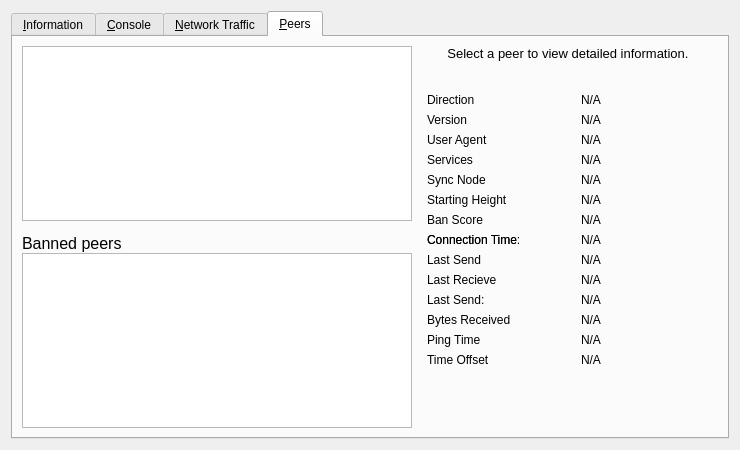
<?xml version="1.0" encoding="UTF-8"?>
<ui version="4.0">
 <class>RPCConsole</class>
 <widget class="QWidget" name="RPCConsole">
  <property name="geometry">
   <rect>
    <x>0</x>
    <y>0</y>
    <width>740</width>
    <height>450</height>
   </rect>
  </property>
  <property name="windowTitle">
   <string>Seedcoin - Debug window</string>
  </property>
  <layout class="QVBoxLayout" name="verticalLayout_2">
   <item>
    <widget class="QTabWidget" name="tabWidget">
     <property name="currentIndex">
      <number>3</number>
     </property>
     <widget class="QWidget" name="tab_info">
      <attribute name="title">
       <string>&amp;Information</string>
      </attribute>
      <layout class="QFormLayout" name="formLayout">
       <item row="0" column="0">
        <widget class="QLabel" name="label_9">
         <property name="font">
          <font>
           <weight>75</weight>
           <bold>true</bold>
          </font>
         </property>
         <property name="text">
          <string>Seedcoin Core</string>
         </property>
        </widget>
       </item>
       <item row="1" column="0">
        <widget class="QLabel" name="label_5">
         <property name="text">
          <string>Client name</string>
         </property>
        </widget>
       </item>
       <item row="1" column="1">
        <widget class="QLabel" name="clientName">
         <property name="cursor">
          <cursorShape>IBeamCursor</cursorShape>
         </property>
         <property name="text">
          <string>N/A</string>
         </property>
         <property name="textFormat">
          <enum>Qt::PlainText</enum>
         </property>
         <property name="textInteractionFlags">
          <set>Qt::LinksAccessibleByMouse|Qt::TextSelectableByKeyboard|Qt::TextSelectableByMouse</set>
         </property>
        </widget>
       </item>
       <item row="2" column="0">
        <widget class="QLabel" name="label_6">
         <property name="text">
          <string>Client version</string>
         </property>
        </widget>
       </item>
       <item row="2" column="1">
        <widget class="QLabel" name="clientVersion">
         <property name="cursor">
          <cursorShape>IBeamCursor</cursorShape>
         </property>
         <property name="text">
          <string>N/A</string>
         </property>
         <property name="textFormat">
          <enum>Qt::PlainText</enum>
         </property>
         <property name="textInteractionFlags">
          <set>Qt::LinksAccessibleByMouse|Qt::TextSelectableByKeyboard|Qt::TextSelectableByMouse</set>
         </property>
        </widget>
       </item>
       <item row="3" column="0">
        <widget class="QLabel" name="label_14">
         <property name="text">
          <string>Using OpenSSL version</string>
         </property>
         <property name="indent">
          <number>10</number>
         </property>
        </widget>
       </item>
       <item row="3" column="1">
        <widget class="QLabel" name="openSSLVersion">
         <property name="cursor">
          <cursorShape>IBeamCursor</cursorShape>
         </property>
         <property name="text">
          <string>N/A</string>
         </property>
         <property name="textFormat">
          <enum>Qt::PlainText</enum>
         </property>
         <property name="textInteractionFlags">
          <set>Qt::LinksAccessibleByMouse|Qt::TextSelectableByKeyboard|Qt::TextSelectableByMouse</set>
         </property>
        </widget>
       </item>
       <item row="4" column="0">
        <widget class="QLabel" name="label_12">
         <property name="text">
          <string>Build date</string>
         </property>
        </widget>
       </item>
       <item row="4" column="1">
        <widget class="QLabel" name="buildDate">
         <property name="cursor">
          <cursorShape>IBeamCursor</cursorShape>
         </property>
         <property name="text">
          <string>N/A</string>
         </property>
         <property name="textFormat">
          <enum>Qt::PlainText</enum>
         </property>
         <property name="textInteractionFlags">
          <set>Qt::LinksAccessibleByMouse|Qt::TextSelectableByKeyboard|Qt::TextSelectableByMouse</set>
         </property>
        </widget>
       </item>
       <item row="5" column="0">
        <widget class="QLabel" name="label_13">
         <property name="text">
          <string>Startup time</string>
         </property>
        </widget>
       </item>
       <item row="5" column="1">
        <widget class="QLabel" name="startupTime">
         <property name="cursor">
          <cursorShape>IBeamCursor</cursorShape>
         </property>
         <property name="text">
          <string>N/A</string>
         </property>
         <property name="textFormat">
          <enum>Qt::PlainText</enum>
         </property>
         <property name="textInteractionFlags">
          <set>Qt::LinksAccessibleByMouse|Qt::TextSelectableByKeyboard|Qt::TextSelectableByMouse</set>
         </property>
        </widget>
       </item>
       <item row="6" column="0">
        <widget class="QLabel" name="label_11">
         <property name="font">
          <font>
           <weight>75</weight>
           <bold>true</bold>
          </font>
         </property>
         <property name="text">
          <string>Network</string>
         </property>
        </widget>
       </item>
       <item row="7" column="0">
        <widget class="QLabel" name="label_7">
         <property name="text">
          <string>Number of connections</string>
         </property>
        </widget>
       </item>
       <item row="7" column="1">
        <widget class="QLabel" name="numberOfConnections">
         <property name="cursor">
          <cursorShape>IBeamCursor</cursorShape>
         </property>
         <property name="text">
          <string>N/A</string>
         </property>
         <property name="textFormat">
          <enum>Qt::PlainText</enum>
         </property>
         <property name="textInteractionFlags">
          <set>Qt::LinksAccessibleByMouse|Qt::TextSelectableByKeyboard|Qt::TextSelectableByMouse</set>
         </property>
        </widget>
       </item>
       <item row="8" column="0">
        <widget class="QLabel" name="label_15">
         <property name="text">
          <string>Number of masternodes</string>
         </property>
        </widget>
       </item>
       <item row="8" column="1">
        <widget class="QLabel" name="masternodeCount">
         <property name="cursor">
          <cursorShape>IBeamCursor</cursorShape>
         </property>
         <property name="text">
          <string>N/A</string>
         </property>
         <property name="textFormat">
          <enum>Qt::PlainText</enum>
         </property>
         <property name="textInteractionFlags">
          <set>Qt::LinksAccessibleByMouse|Qt::TextSelectableByKeyboard|Qt::TextSelectableByMouse</set>
         </property>
        </widget>
       </item>
       <item row="9" column="0">
        <widget class="QLabel" name="label_8">
         <property name="text">
          <string>On testnet</string>
         </property>
        </widget>
       </item>
       <item row="9" column="1">
        <widget class="QCheckBox" name="isTestNet">
         <property name="enabled">
          <bool>false</bool>
         </property>
         <property name="text">
          <string/>
         </property>
        </widget>
       </item>
       <item row="10" column="0">
        <widget class="QLabel" name="label_10">
         <property name="font">
          <font>
           <weight>75</weight>
           <bold>true</bold>
          </font>
         </property>
         <property name="text">
          <string>Block chain</string>
         </property>
        </widget>
       </item>
       <item row="11" column="0">
        <widget class="QLabel" name="label_3">
         <property name="text">
          <string>Current number of blocks</string>
         </property>
        </widget>
       </item>
       <item row="11" column="1">
        <widget class="QLabel" name="numberOfBlocks">
         <property name="cursor">
          <cursorShape>IBeamCursor</cursorShape>
         </property>
         <property name="text">
          <string>N/A</string>
         </property>
         <property name="textFormat">
          <enum>Qt::PlainText</enum>
         </property>
         <property name="textInteractionFlags">
          <set>Qt::LinksAccessibleByMouse|Qt::TextSelectableByKeyboard|Qt::TextSelectableByMouse</set>
         </property>
        </widget>
       </item>
       <item row="12" column="0">
        <widget class="QLabel" name="label_2">
         <property name="text">
          <string>Last block time</string>
         </property>
        </widget>
       </item>
       <item row="12" column="1">
        <widget class="QLabel" name="lastBlockTime">
         <property name="cursor">
          <cursorShape>IBeamCursor</cursorShape>
         </property>
         <property name="text">
          <string>N/A</string>
         </property>
         <property name="textFormat">
          <enum>Qt::PlainText</enum>
         </property>
         <property name="textInteractionFlags">
          <set>Qt::LinksAccessibleByMouse|Qt::TextSelectableByKeyboard|Qt::TextSelectableByMouse</set>
         </property>
        </widget>
       </item>
       <item row="13" column="0">
        <spacer name="verticalSpacer_2">
         <property name="orientation">
          <enum>Qt::Vertical</enum>
         </property>
         <property name="sizeHint" stdset="0">
          <size>
           <width>20</width>
           <height>10</height>
          </size>
         </property>
        </spacer>
       </item>
       <item row="14" column="0">
        <widget class="QLabel" name="labelDebugLogfile">
         <property name="font">
          <font>
           <weight>75</weight>
           <bold>true</bold>
          </font>
         </property>
         <property name="text">
          <string>Debug log file</string>
         </property>
        </widget>
       </item>
       <item row="15" column="0">
        <widget class="QPushButton" name="openDebugLogfileButton">
         <property name="toolTip">
          <string>Open the Seedcoin debug log file from the current data directory. This can take a few seconds for large log files.</string>
         </property>
         <property name="text">
          <string>&amp;Open</string>
         </property>
         <property name="autoDefault">
          <bool>false</bool>
         </property>
        </widget>
       </item>
       <item row="16" column="0">
        <widget class="QLabel" name="labelCLOptions">
         <property name="font">
          <font>
           <weight>75</weight>
           <bold>true</bold>
          </font>
         </property>
         <property name="text">
          <string>Command-line options</string>
         </property>
        </widget>
       </item>
       <item row="17" column="0">
        <widget class="QPushButton" name="showCLOptionsButton">
         <property name="toolTip">
          <string>Show the Seedcoin-Qt help message to get a list with possible Seedcoin command-line options.</string>
         </property>
         <property name="text">
          <string>&amp;Show</string>
         </property>
         <property name="autoDefault">
          <bool>false</bool>
         </property>
        </widget>
       </item>
       <item row="18" column="0">
        <spacer name="verticalSpacer">
         <property name="orientation">
          <enum>Qt::Vertical</enum>
         </property>
         <property name="sizeHint" stdset="0">
          <size>
           <width>20</width>
           <height>20</height>
          </size>
         </property>
        </spacer>
       </item>
      </layout>
     </widget>
     <widget class="QWidget" name="tab_console">
      <attribute name="title">
       <string>&amp;Console</string>
      </attribute>
      <layout class="QGridLayout" name="gridLayout">
       <item row="0" column="0">
        <widget class="QTextEdit" name="messagesWidget">
         <property name="minimumSize">
          <size>
           <width>0</width>
           <height>100</height>
          </size>
         </property>
         <property name="readOnly">
          <bool>true</bool>
         </property>
         <property name="tabKeyNavigation" stdset="0">
          <bool>false</bool>
         </property>
         <property name="columnCount" stdset="0">
          <number>2</number>
         </property>
        </widget>
       </item>
       <item row="1" column="0">
        <layout class="QHBoxLayout" name="horizontalLayout">
         <property name="spacing">
          <number>3</number>
         </property>
         <item>
          <widget class="QPushButton" name="copyButton">
           <property name="maximumSize">
            <size>
             <width>24</width>
             <height>24</height>
            </size>
           </property>
           <property name="toolTip">
            <string>Copy to clipboard</string>
           </property>
           <property name="text">
            <string/>
           </property>
           <property name="icon">
            <iconset resource="../bitcoin.qrc">
             <normaloff>:/icons/editcopy</normaloff>:/icons/editcopy</iconset>
           </property>
           <property name="shortcut">
            <string notr="true">Ctrl+L</string>
           </property>
           <property name="autoDefault">
            <bool>false</bool>
           </property>
          </widget>
         </item>
         <item>
          <widget class="QLabel" name="label">
           <property name="text">
            <string notr="true">&gt;</string>
           </property>
          </widget>
         </item>
         <item>
          <widget class="QLineEdit" name="lineEdit"/>
         </item>
         <item>
          <widget class="QToolButton" name="pasteButton">
           <property name="sizePolicy">
            <sizepolicy hsizetype="Minimum" vsizetype="Fixed">
             <horstretch>0</horstretch>
             <verstretch>0</verstretch>
            </sizepolicy>
           </property>
           <property name="minimumSize">
            <size>
             <width>24</width>
             <height>24</height>
            </size>
           </property>
           <property name="maximumSize">
            <size>
             <width>24</width>
             <height>24</height>
            </size>
           </property>
           <property name="toolTip">
            <string>Paste from clipboard</string>
           </property>
           <property name="text">
            <string/>
           </property>
           <property name="icon">
            <iconset resource="../bitcoin.qrc">
             <normaloff>:/icons/editpaste</normaloff>:/icons/editpaste</iconset>
           </property>
           <property name="shortcut">
            <string>Alt+P</string>
           </property>
          </widget>
         </item>
        </layout>
       </item>
      </layout>
     </widget>
     <widget class="QWidget" name="tab_nettraffic">
      <attribute name="title">
       <string>&amp;Network Traffic</string>
      </attribute>
      <layout class="QHBoxLayout" name="horizontalLayout_3">
       <item>
        <layout class="QVBoxLayout" name="verticalLayout_4">
         <item>
          <widget class="TrafficGraphWidget" name="trafficGraph" native="true">
           <property name="sizePolicy">
            <sizepolicy hsizetype="Expanding" vsizetype="Expanding">
             <horstretch>0</horstretch>
             <verstretch>0</verstretch>
            </sizepolicy>
           </property>
          </widget>
         </item>
         <item>
          <layout class="QHBoxLayout" name="horizontalLayout_2">
           <item>
            <widget class="QSlider" name="sldGraphRange">
             <property name="minimum">
              <number>1</number>
             </property>
             <property name="maximum">
              <number>288</number>
             </property>
             <property name="pageStep">
              <number>12</number>
             </property>
             <property name="value">
              <number>6</number>
             </property>
             <property name="orientation">
              <enum>Qt::Horizontal</enum>
             </property>
            </widget>
           </item>
           <item>
            <widget class="QLabel" name="lblGraphRange">
             <property name="minimumSize">
              <size>
               <width>100</width>
               <height>0</height>
              </size>
             </property>
             <property name="alignment">
              <set>Qt::AlignCenter</set>
             </property>
            </widget>
           </item>
           <item>
            <widget class="QPushButton" name="btnClearTrafficGraph">
             <property name="text">
              <string>&amp;Clear</string>
             </property>
            </widget>
           </item>
          </layout>
         </item>
        </layout>
       </item>
       <item>
        <layout class="QVBoxLayout" name="verticalLayout">
         <item>
          <widget class="QGroupBox" name="groupBox">
           <property name="title">
            <string>Totals</string>
           </property>
           <layout class="QVBoxLayout" name="verticalLayout_5">
            <item>
             <layout class="QHBoxLayout" name="horizontalLayout_4">
              <item>
               <widget class="Line" name="line">
                <property name="sizePolicy">
                 <sizepolicy hsizetype="Fixed" vsizetype="Fixed">
                  <horstretch>0</horstretch>
                  <verstretch>0</verstretch>
                 </sizepolicy>
                </property>
                <property name="minimumSize">
                 <size>
                  <width>10</width>
                  <height>0</height>
                 </size>
                </property>
                <property name="palette">
                 <palette>
                  <active>
                   <colorrole role="Light">
                    <brush brushstyle="SolidPattern">
                     <color alpha="255">
                      <red>0</red>
                      <green>255</green>
                      <blue>0</blue>
                     </color>
                    </brush>
                   </colorrole>
                  </active>
                  <inactive>
                   <colorrole role="Light">
                    <brush brushstyle="SolidPattern">
                     <color alpha="255">
                      <red>0</red>
                      <green>255</green>
                      <blue>0</blue>
                     </color>
                    </brush>
                   </colorrole>
                  </inactive>
                  <disabled>
                   <colorrole role="Light">
                    <brush brushstyle="SolidPattern">
                     <color alpha="255">
                      <red>0</red>
                      <green>255</green>
                      <blue>0</blue>
                     </color>
                    </brush>
                   </colorrole>
                  </disabled>
                 </palette>
                </property>
                <property name="orientation">
                 <enum>Qt::Horizontal</enum>
                </property>
               </widget>
              </item>
              <item>
               <widget class="QLabel" name="label_16">
                <property name="text">
                 <string>In:</string>
                </property>
               </widget>
              </item>
              <item>
               <widget class="QLabel" name="lblBytesIn">
                <property name="minimumSize">
                 <size>
                  <width>50</width>
                  <height>0</height>
                 </size>
                </property>
                <property name="alignment">
                 <set>Qt::AlignRight|Qt::AlignTrailing|Qt::AlignVCenter</set>
                </property>
               </widget>
              </item>
             </layout>
            </item>
            <item>
             <layout class="QHBoxLayout" name="horizontalLayout_5">
              <item>
               <widget class="Line" name="line_2">
                <property name="sizePolicy">
                 <sizepolicy hsizetype="Fixed" vsizetype="Fixed">
                  <horstretch>0</horstretch>
                  <verstretch>0</verstretch>
                 </sizepolicy>
                </property>
                <property name="minimumSize">
                 <size>
                  <width>10</width>
                  <height>0</height>
                 </size>
                </property>
                <property name="palette">
                 <palette>
                  <active>
                   <colorrole role="Light">
                    <brush brushstyle="SolidPattern">
                     <color alpha="255">
                      <red>255</red>
                      <green>0</green>
                      <blue>0</blue>
                     </color>
                    </brush>
                   </colorrole>
                  </active>
                  <inactive>
                   <colorrole role="Light">
                    <brush brushstyle="SolidPattern">
                     <color alpha="255">
                      <red>255</red>
                      <green>0</green>
                      <blue>0</blue>
                     </color>
                    </brush>
                   </colorrole>
                  </inactive>
                  <disabled>
                   <colorrole role="Light">
                    <brush brushstyle="SolidPattern">
                     <color alpha="255">
                      <red>255</red>
                      <green>0</green>
                      <blue>0</blue>
                     </color>
                    </brush>
                   </colorrole>
                  </disabled>
                 </palette>
                </property>
                <property name="orientation">
                 <enum>Qt::Horizontal</enum>
                </property>
               </widget>
              </item>
              <item>
               <widget class="QLabel" name="label_17">
                <property name="text">
                 <string>Out:</string>
                </property>
               </widget>
              </item>
              <item>
               <widget class="QLabel" name="lblBytesOut">
                <property name="minimumSize">
                 <size>
                  <width>50</width>
                  <height>0</height>
                 </size>
                </property>
                <property name="alignment">
                 <set>Qt::AlignRight|Qt::AlignTrailing|Qt::AlignVCenter</set>
                </property>
               </widget>
              </item>
             </layout>
            </item>
            <item>
             <spacer name="verticalSpacer_4">
              <property name="orientation">
               <enum>Qt::Vertical</enum>
              </property>
              <property name="sizeHint" stdset="0">
               <size>
                <width>20</width>
                <height>407</height>
               </size>
              </property>
             </spacer>
            </item>
           </layout>
          </widget>
         </item>
        </layout>
       </item>
      </layout>
     </widget>
     <widget class="QWidget" name="tab_peers">
      <attribute name="title">
       <string>&amp;Peers</string>
      </attribute>
      <layout class="QGridLayout" name="gridLayout_2">
       <item row="0" column="0" rowspan="2">
        <layout class="QVBoxLayout" name="verticalLayout_101">
         <property name="spacing">
          <number>0</number>
         </property>
         <item>
          <widget class="QTableView" name="peerWidget">
           <property name="horizontalScrollBarPolicy">
            <enum>Qt::ScrollBarAsNeeded</enum>
           </property>
           <property name="sortingEnabled">
            <bool>true</bool>
           </property>
           <attribute name="horizontalHeaderHighlightSections">
            <bool>false</bool>
           </attribute>
          </widget>
         </item>
         <item>
          <widget class="QLabel" name="banHeading">
           <property name="sizePolicy">
            <sizepolicy hsizetype="Preferred" vsizetype="Minimum">
             <horstretch>0</horstretch>
             <verstretch>0</verstretch>
            </sizepolicy>
           </property>
           <property name="minimumSize">
            <size>
             <width>300</width>
             <height>32</height>
            </size>
           </property>
           <property name="maximumSize">
            <size>
             <width>16777215</width>
             <height>32</height>
            </size>
           </property>
           <property name="font">
            <font>
             <pointsize>12</pointsize>
            </font>
           </property>
           <property name="cursor">
            <cursorShape>IBeamCursor</cursorShape>
           </property>
           <property name="text">
            <string>Banned peers</string>
           </property>
           <property name="alignment">
            <set>Qt::AlignBottom|Qt::AlignLeading|Qt::AlignLeft</set>
           </property>
           <property name="wordWrap">
            <bool>true</bool>
           </property>
           <property name="textInteractionFlags">
            <set>Qt::NoTextInteraction</set>
           </property>
          </widget>
         </item>
         <item>
          <widget class="QTableView" name="banlistWidget">
           <property name="sizePolicy">
            <sizepolicy hsizetype="Expanding" vsizetype="Expanding">
             <horstretch>0</horstretch>
             <verstretch>0</verstretch>
            </sizepolicy>
           </property>
           <property name="horizontalScrollBarPolicy">
            <enum>Qt::ScrollBarAsNeeded</enum>
           </property>
           <property name="sortingEnabled">
            <bool>true</bool>
           </property>
           <attribute name="horizontalHeaderHighlightSections">
            <bool>false</bool>
           </attribute>
          </widget>
         </item>
        </layout>
       </item>
       <item row="0" column="1">
        <widget class="QLabel" name="peerHeading">
         <property name="sizePolicy">
          <sizepolicy hsizetype="Preferred" vsizetype="Minimum">
           <horstretch>0</horstretch>
           <verstretch>0</verstretch>
          </sizepolicy>
         </property>
         <property name="minimumSize">
          <size>
           <width>300</width>
           <height>32</height>
          </size>
         </property>
         <property name="font">
          <font>
           <pointsize>10</pointsize>
          </font>
         </property>
         <property name="cursor">
          <cursorShape>IBeamCursor</cursorShape>
         </property>
         <property name="text">
          <string>Select a peer to view detailed information.</string>
         </property>
         <property name="alignment">
          <set>Qt::AlignHCenter|Qt::AlignTop</set>
         </property>
         <property name="wordWrap">
          <bool>true</bool>
         </property>
         <property name="textInteractionFlags">
          <set>Qt::LinksAccessibleByMouse|Qt::TextSelectableByKeyboard|Qt::TextSelectableByMouse</set>
         </property>
        </widget>
       </item>
       <item row="1" column="1">
        <widget class="QWidget" name="detailWidget" native="true">
         <property name="minimumSize">
          <size>
           <width>300</width>
           <height>0</height>
          </size>
         </property>
         <layout class="QGridLayout" name="gridLayout_3">
          <item row="0" column="0">
           <widget class="QLabel" name="label_23">
            <property name="text">
             <string>Direction</string>
            </property>
           </widget>
          </item>
          <item row="0" column="2">
           <widget class="QLabel" name="peerDirection">
            <property name="cursor">
             <cursorShape>IBeamCursor</cursorShape>
            </property>
            <property name="text">
             <string>N/A</string>
            </property>
            <property name="textFormat">
             <enum>Qt::PlainText</enum>
            </property>
            <property name="textInteractionFlags">
             <set>Qt::LinksAccessibleByMouse|Qt::TextSelectableByKeyboard|Qt::TextSelectableByMouse</set>
            </property>
           </widget>
          </item>
          <item row="1" column="0">
           <widget class="QLabel" name="label_21">
            <property name="text">
             <string>Version</string>
            </property>
           </widget>
          </item>
          <item row="2" column="0">
           <widget class="QLabel" name="label_28">
            <property name="cursor">
             <cursorShape>IBeamCursor</cursorShape>
            </property>
            <property name="text">
             <string>User Agent</string>
            </property>
            <property name="textFormat">
             <enum>Qt::PlainText</enum>
            </property>
            <property name="textInteractionFlags">
             <set>Qt::LinksAccessibleByMouse|Qt::TextSelectableByKeyboard|Qt::TextSelectableByMouse</set>
            </property>
           </widget>
          </item>
          <item row="2" column="2">
           <widget class="QLabel" name="peerSubversion">
            <property name="cursor">
             <cursorShape>IBeamCursor</cursorShape>
            </property>
            <property name="text">
             <string>N/A</string>
            </property>
            <property name="textFormat">
             <enum>Qt::PlainText</enum>
            </property>
            <property name="textInteractionFlags">
             <set>Qt::LinksAccessibleByMouse|Qt::TextSelectableByKeyboard|Qt::TextSelectableByMouse</set>
            </property>
           </widget>
          </item>
          <item row="3" column="0">
           <widget class="QLabel" name="label_4">
            <property name="text">
             <string>Services</string>
            </property>
           </widget>
          </item>
          <item row="3" column="2">
           <widget class="QLabel" name="peerServices">
            <property name="cursor">
             <cursorShape>IBeamCursor</cursorShape>
            </property>
            <property name="text">
             <string>N/A</string>
            </property>
            <property name="textFormat">
             <enum>Qt::PlainText</enum>
            </property>
            <property name="textInteractionFlags">
             <set>Qt::LinksAccessibleByMouse|Qt::TextSelectableByKeyboard|Qt::TextSelectableByMouse</set>
            </property>
           </widget>
          </item>
          <item row="8" column="0">
           <widget class="QLabel" name="label_22">
            <property name="text">
             <string>Connection Time:</string>
            </property>
           </widget>
          </item>
          <item row="4" column="0">
           <widget class="QLabel" name="label_25">
            <property name="text">
             <string>Sync Node</string>
            </property>
           </widget>
          </item>
          <item row="4" column="2">
           <widget class="QLabel" name="peerSyncNode">
            <property name="cursor">
             <cursorShape>IBeamCursor</cursorShape>
            </property>
            <property name="text">
             <string>N/A</string>
            </property>
            <property name="textFormat">
             <enum>Qt::PlainText</enum>
            </property>
            <property name="textInteractionFlags">
             <set>Qt::LinksAccessibleByMouse|Qt::TextSelectableByKeyboard|Qt::TextSelectableByMouse</set>
            </property>
           </widget>
          </item>
          <item row="5" column="0">
           <widget class="QLabel" name="label_29">
            <property name="text">
             <string>Starting Height</string>
            </property>
           </widget>
          </item>
          <item row="5" column="2">
           <widget class="QLabel" name="peerHeight">
            <property name="cursor">
             <cursorShape>IBeamCursor</cursorShape>
            </property>
            <property name="text">
             <string>N/A</string>
            </property>
            <property name="textFormat">
             <enum>Qt::PlainText</enum>
            </property>
            <property name="textInteractionFlags">
             <set>Qt::LinksAccessibleByMouse|Qt::TextSelectableByKeyboard|Qt::TextSelectableByMouse</set>
            </property>
           </widget>
          </item>
          <item row="7" column="0">
           <widget class="QLabel" name="label_24">
            <property name="text">
             <string>Ban Score</string>
            </property>
           </widget>
          </item>
          <item row="7" column="2">
           <widget class="QLabel" name="peerBanScore">
            <property name="cursor">
             <cursorShape>IBeamCursor</cursorShape>
            </property>
            <property name="text">
             <string>N/A</string>
            </property>
            <property name="textFormat">
             <enum>Qt::PlainText</enum>
            </property>
            <property name="textInteractionFlags">
             <set>Qt::LinksAccessibleByMouse|Qt::TextSelectableByKeyboard|Qt::TextSelectableByMouse</set>
            </property>
           </widget>
          </item>
          <item row="8" column="0">
           <widget class="QLabel" name="label_22">
            <property name="text">
             <string>Connection Time</string>
            </property>
           </widget>
          </item>
          <item row="8" column="2">
           <widget class="QLabel" name="peerConnTime">
            <property name="cursor">
             <cursorShape>IBeamCursor</cursorShape>
            </property>
            <property name="text">
             <string>N/A</string>
            </property>
            <property name="textFormat">
             <enum>Qt::PlainText</enum>
            </property>
            <property name="textInteractionFlags">
             <set>Qt::LinksAccessibleByMouse|Qt::TextSelectableByKeyboard|Qt::TextSelectableByMouse</set>
            </property>
           </widget>
          </item>
          <item row="9" column="0">
           <widget class="QLabel" name="label_15">
            <property name="text">
             <string>Last Send</string>
            </property>
           </widget>
          </item>
          <item row="9" column="2">
           <widget class="QLabel" name="peerLastSend">
            <property name="cursor">
             <cursorShape>IBeamCursor</cursorShape>
            </property>
            <property name="text">
             <string>N/A</string>
            </property>
            <property name="textFormat">
             <enum>Qt::PlainText</enum>
            </property>
            <property name="textInteractionFlags">
             <set>Qt::LinksAccessibleByMouse|Qt::TextSelectableByKeyboard|Qt::TextSelectableByMouse</set>
            </property>
           </widget>
          </item>
          <item row="10" column="0">
           <widget class="QLabel" name="label_19">
            <property name="text">
             <string>Last Recieve</string>
            </property>
           </widget>
          </item>
          <item row="10" column="2">
           <widget class="QLabel" name="peerLastRecv">
            <property name="cursor">
             <cursorShape>IBeamCursor</cursorShape>
            </property>
            <property name="text">
             <string>N/A</string>
            </property>
            <property name="textFormat">
             <enum>Qt::PlainText</enum>
            </property>
            <property name="textInteractionFlags">
             <set>Qt::LinksAccessibleByMouse|Qt::TextSelectableByKeyboard|Qt::TextSelectableByMouse</set>
            </property>
           </widget>
          </item>
          <item row="11" column="0">
           <widget class="QLabel" name="label_18">
            <property name="text">
             <string>Last Send:</string>
            </property>
           </widget>
          </item>
          <item row="11" column="2">
           <widget class="QLabel" name="peerBytesSent">
            <property name="cursor">
             <cursorShape>IBeamCursor</cursorShape>
            </property>
            <property name="text">
             <string>N/A</string>
            </property>
            <property name="textFormat">
             <enum>Qt::PlainText</enum>
            </property>
            <property name="textInteractionFlags">
             <set>Qt::LinksAccessibleByMouse|Qt::TextSelectableByKeyboard|Qt::TextSelectableByMouse</set>
            </property>
           </widget>
          </item>
          <item row="12" column="0">
           <widget class="QLabel" name="label_20">
            <property name="text">
             <string>Bytes Received</string>
            </property>
           </widget>
          </item>
          <item row="12" column="2">
           <widget class="QLabel" name="peerBytesRecv">
            <property name="cursor">
             <cursorShape>IBeamCursor</cursorShape>
            </property>
            <property name="text">
             <string>N/A</string>
            </property>
            <property name="textFormat">
             <enum>Qt::PlainText</enum>
            </property>
            <property name="textInteractionFlags">
             <set>Qt::LinksAccessibleByMouse|Qt::TextSelectableByKeyboard|Qt::TextSelectableByMouse</set>
            </property>
           </widget>
          </item>
          <item row="13" column="0">
           <widget class="QLabel" name="label_26">
            <property name="text">
             <string>Ping Time</string>
            </property>
           </widget>
          </item>
          <item row="13" column="2">
           <widget class="QLabel" name="peerPingTime">
            <property name="cursor">
             <cursorShape>IBeamCursor</cursorShape>
            </property>
            <property name="text">
             <string>N/A</string>
            </property>
            <property name="textFormat">
             <enum>Qt::PlainText</enum>
            </property>
            <property name="textInteractionFlags">
             <set>Qt::LinksAccessibleByMouse|Qt::TextSelectableByKeyboard|Qt::TextSelectableByMouse</set>
            </property>
           </widget>
          </item>
          <item row="14" column="0">
           <widget class="QLabel" name="label_timeoffset">
            <property name="text">
             <string>Time Offset</string>
            </property>
           </widget>
          </item>
          <item row="14" column="2">
           <widget class="QLabel" name="timeoffset">
            <property name="cursor">
             <cursorShape>IBeamCursor</cursorShape>
            </property>
            <property name="text">
             <string>N/A</string>
            </property>
            <property name="textFormat">
             <enum>Qt::PlainText</enum>
            </property>
            <property name="textInteractionFlags">
             <set>Qt::LinksAccessibleByMouse|Qt::TextSelectableByKeyboard|Qt::TextSelectableByMouse</set>
            </property>
           </widget>
          </item>
          <item row="15" column="1">
           <spacer name="verticalSpacer_3">
            <property name="orientation">
             <enum>Qt::Vertical</enum>
            </property>
            <property name="sizeHint" stdset="0">
             <size>
              <width>20</width>
              <height>40</height>
             </size>
            </property>
           </spacer>
          </item>
          <item row="1" column="2">
           <widget class="QLabel" name="peerVersion">
            <property name="text">
             <string>N/A</string>
            </property>
           </widget>
          </item>
         </layout>
        </widget>
       </item>
      </layout>
     </widget>
    </widget>
   </item>
  </layout>
 </widget>
 <customwidgets>
  <customwidget>
   <class>TrafficGraphWidget</class>
   <extends>QWidget</extends>
   <header>trafficgraphwidget.h</header>
   <container>1</container>
   <slots>
    <slot>clear()</slot>
   </slots>
  </customwidget>
 </customwidgets>
 <resources>
  <include location="../bitcoin.qrc"/>
 </resources>
 <connections/>
</ui>
